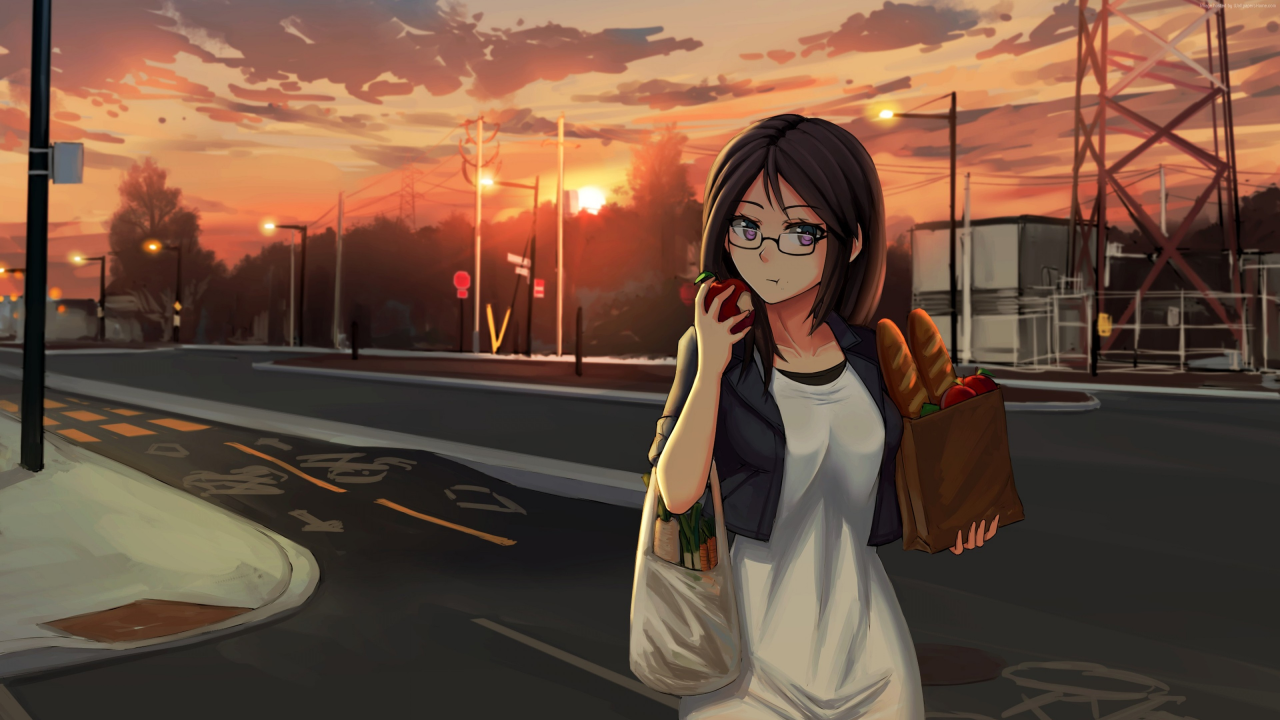
#> input picture girl.jpg, 3840 x 2160 px (shown at 1/3 size)
$ python color_detection.py --image girl.jpg
#> lines starting #> are read from the running program, lines starting #| are printed output that depends on the picture
import cv2
import numpy as np
import pandas as pd
import argparse

# Creating argument parser to take image path from command line
ap = argparse.ArgumentParser()
ap.add_argument('-i', '--image', required=True, help="Image Path")
args = vars(ap.parse_args())
image_path = args['image']

# Read the image with OpenCV
image = cv2.imread(image_path)
#> image is the input picture: shape (2160, 3840, 3); mean B, G, R 63.2, 80.4, 108.9

# Set the fixed window size
window_width = 800
window_height = 600

# Resize the image if its size exceeds the window size
image_height, image_width, _ = image.shape
#> image_height = 2160; image_width = 3840
if image_width > window_width or image_height > window_height:
    scale = min(window_width / image_width, window_height / image_height)
#> scale = 0.208
    new_width = int(image_width * scale)
#> new_width = 800
    new_height = int(image_height * scale)
#> new_height = 450
    image = cv2.resize(image, (new_width, new_height))
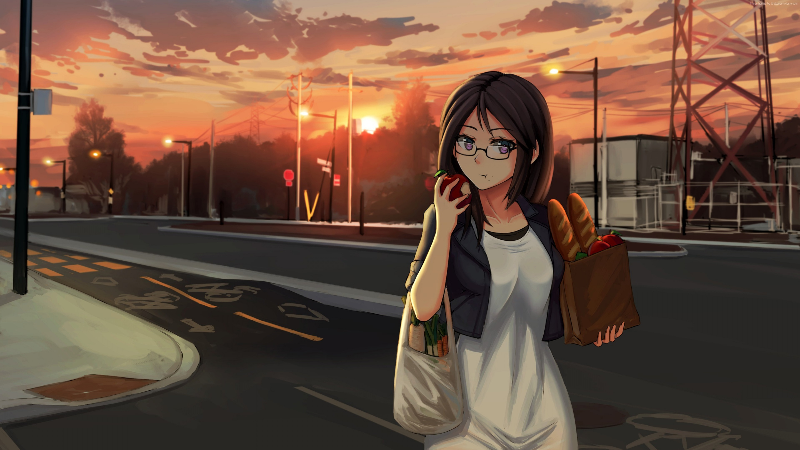
#> image: shape (450, 800, 3); mean B, G, R 63.2, 80.3, 108.8

# Declare global variables (to be used later)
is_clicked = False
red = green = blue = x_pos = y_pos = 0

# Read CSV file with pandas and assign names to each column
columns = ["color", "color_name", "hex", "R", "G", "B"]
color_data = pd.read_csv('colors.csv', names=columns, header=None)
#> (reads colors.csv from the repository)

# Function to calculate the minimum distance from all colors and find the closest matching color
def get_color_name(R, G, B):
    min_distance = 10000
    closest_color_name = ""
    for i in range(len(color_data)):
        distance = abs(R - int(color_data.loc[i, "R"])) + abs(G - int(color_data.loc[i, "G"])) + abs(B - int(color_data.loc[i, "B"]))
        if distance <= min_distance:
            min_distance = distance
            closest_color_name = color_data.loc[i, "color_name"]
    return closest_color_name

# Function to get x, y coordinates of a double click event
def handle_double_click(event, x, y, flags, param):
    if event == cv2.EVENT_LBUTTONDBLCLK:
        global blue, green, red, x_pos, y_pos, is_clicked
        is_clicked = True
        x_pos = x
        y_pos = y
        blue, green, red = image[y, x]
        blue = int(blue)
        green = int(green)
        red = int(red)

# Create a fixed-size window
cv2.namedWindow('image', cv2.WINDOW_NORMAL)
cv2.resizeWindow('image', window_width, window_height)
cv2.setMouseCallback('image', handle_double_click)

while True:
    cv2.imshow("image", image)
    if is_clicked:
        # Draw a rectangle with the selected color
        cv2.rectangle(image, (20, 20), (750, 60), (blue, green, red), -1)

        # Create text string to display color name and RGB values
        color_name = get_color_name(red, green, blue)
        text = f"{color_name} R={red} G={green} B={blue}"

        # Add the text to the image
        cv2.putText(image, text, (50, 50), cv2.FONT_HERSHEY_SIMPLEX, 0.8, (255, 255, 255), 2, cv2.LINE_AA)

        # For very light colors, display the text in black
        if red + green + blue >= 600:
            cv2.putText(image, text, (50, 50), cv2.FONT_HERSHEY_SIMPLEX, 0.8, (0, 0, 0), 2, cv2.LINE_AA)

        is_clicked = False

    # Break the loop when the user hits the 'esc' key or clicks the cross button
    key = cv2.waitKey(20)
#> (key Esc is pressed here)
    if key == 27 or cv2.getWindowProperty('image', cv2.WND_PROP_VISIBLE) < 1:
        break

cv2.destroyAllWindows()
